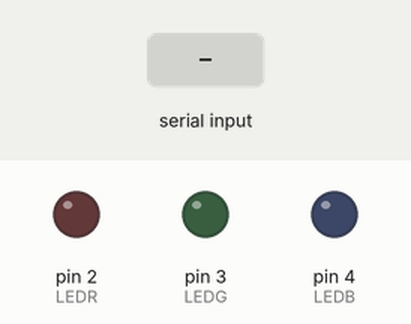
Bench run of a sketch on a simulated Arduino Uno, built with avr-gcc and run on an emulated ATmega328P. Parts: output pins drawn as LEDs (lit = HIGH). Inputs (shaded band) come from the test bench. What the sketch prints to the serial monitor is not drawn.

Above: at 1.2 s.
1.3 s: "a" received over Serial
At 2.5 s:
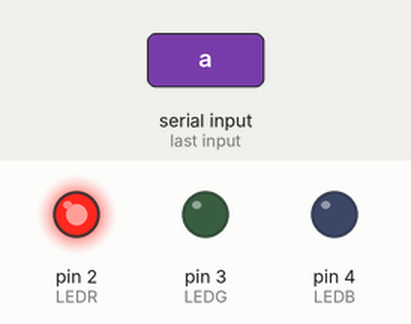
2.9 s: "s" received over Serial
At 3.7 s:
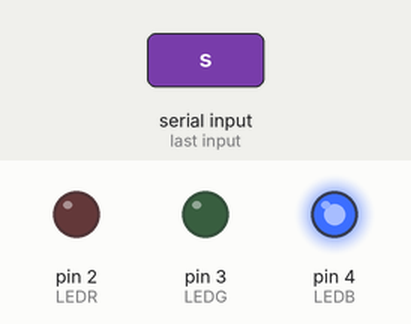
4.5 s: "d" received over Serial
At 4.9 s:
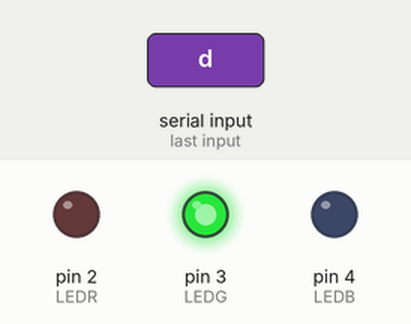
6.0 s: "c" received over Serial
At 7.2 s:
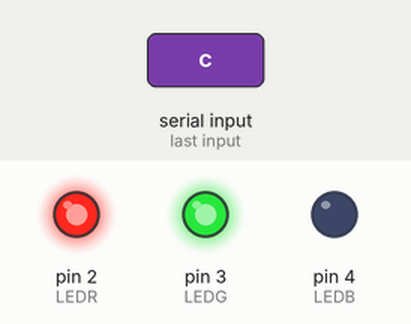
7.5 s: "f" received over Serial
At 8.4 s:
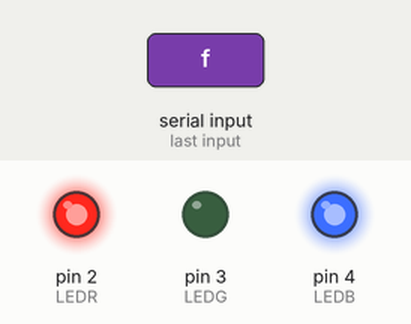
9.0 s: "h" received over Serial
At 9.5 s:
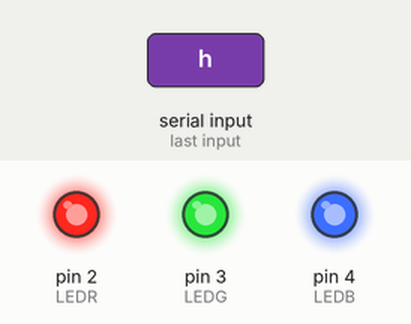
Timing chart, 0 to 11.5 s (numbered marks = the images above; inputs shaded):
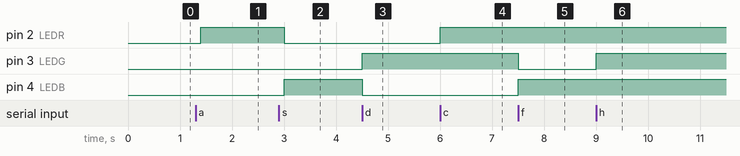

The sketch:

YoloMcSwasgter247BlazeAndPraize.ino
```cpp
  int LEDR = 2;
  int LEDG = 3;
  int LEDB = 4;

void setup() {
  Serial.begin(9600); // set the baud rate
  Serial.println("Ready"); // print "Ready" once
  pinMode(LEDR, OUTPUT);
  pinMode(LEDG, OUTPUT);
  pinMode(LEDB, OUTPUT);
}
void loop() {
  if(Serial.available()){ // only send data back if data has been sent
    char inByte = Serial.read(); // read the incoming data
    switch(inByte) {
      case 'a':
        digitalWrite(LEDR, HIGH);
        digitalWrite(LEDG, LOW);
        digitalWrite(LEDB, LOW);
        break;
      case 'n':
        digitalWrite(LEDR, LOW);
        digitalWrite(LEDG, LOW);
        digitalWrite(LEDB, LOW);
        break;
      case 's':
        digitalWrite(LEDR, LOW);
        digitalWrite(LEDG, LOW);
        digitalWrite(LEDB, HIGH);
        break;
      case 'd':
        digitalWrite(LEDR, LOW);
        digitalWrite(LEDG, HIGH);
        digitalWrite(LEDB, LOW);
        break;
      case 'c':
        digitalWrite(LEDR, HIGH);
        digitalWrite(LEDG, HIGH);
        digitalWrite(LEDB, LOW);
        break;
      case 'f':
        digitalWrite(LEDR, HIGH);
        digitalWrite(LEDG, LOW);
        digitalWrite(LEDB, HIGH);
        break;
      case 'h':
        digitalWrite(LEDR, HIGH);
        digitalWrite(LEDG, HIGH);
        digitalWrite(LEDB, HIGH);
        break;
      case 'x':
        digitalWrite(LEDR, LOW);
        digitalWrite(LEDG, HIGH);
        digitalWrite(LEDB, HIGH);
        break;
    }
  }

  delay(100); // delay for 1/10 of a second
}
```

Measured:
- after the input at 1.3 s, pin 2 (LEDR): LOW → HIGH after 0.10 s
- after the input at 2.9 s, pin 2 (LEDR): HIGH → LOW after 0.10 s; pin 4 (LEDB): LOW → HIGH after 0.10 s
- after the input at 4.5 s, pin 3 (LEDG): LOW → HIGH at once; pin 4 (LEDB): HIGH → LOW at once
- after the input at 6.0 s, pin 2 (LEDR): LOW → HIGH at once
- after the input at 7.5 s, pin 3 (LEDG): HIGH → LOW at once; pin 4 (LEDB): LOW → HIGH at once
- after the input at 9.0 s, pin 3 (LEDG): LOW → HIGH at once
